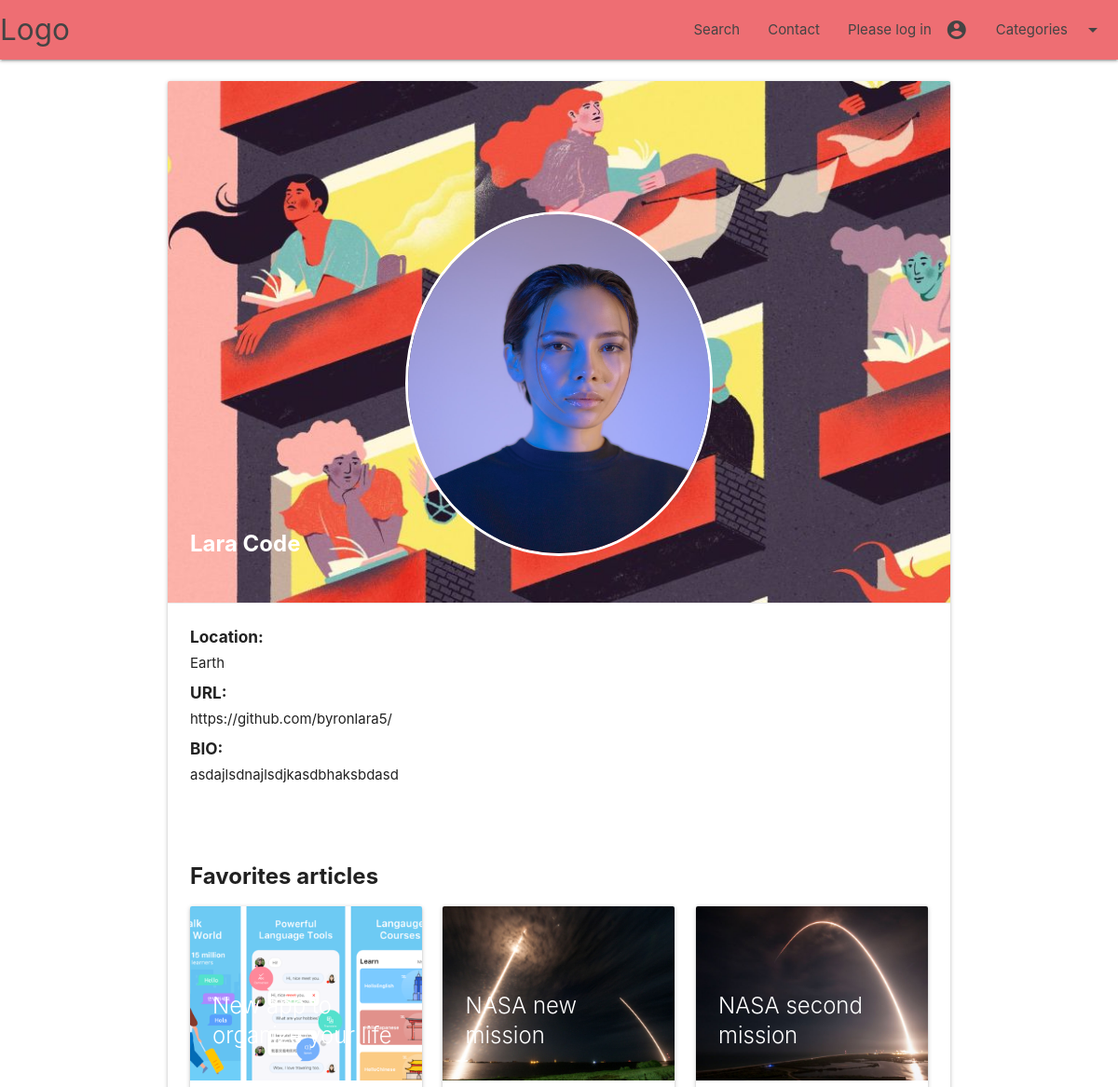
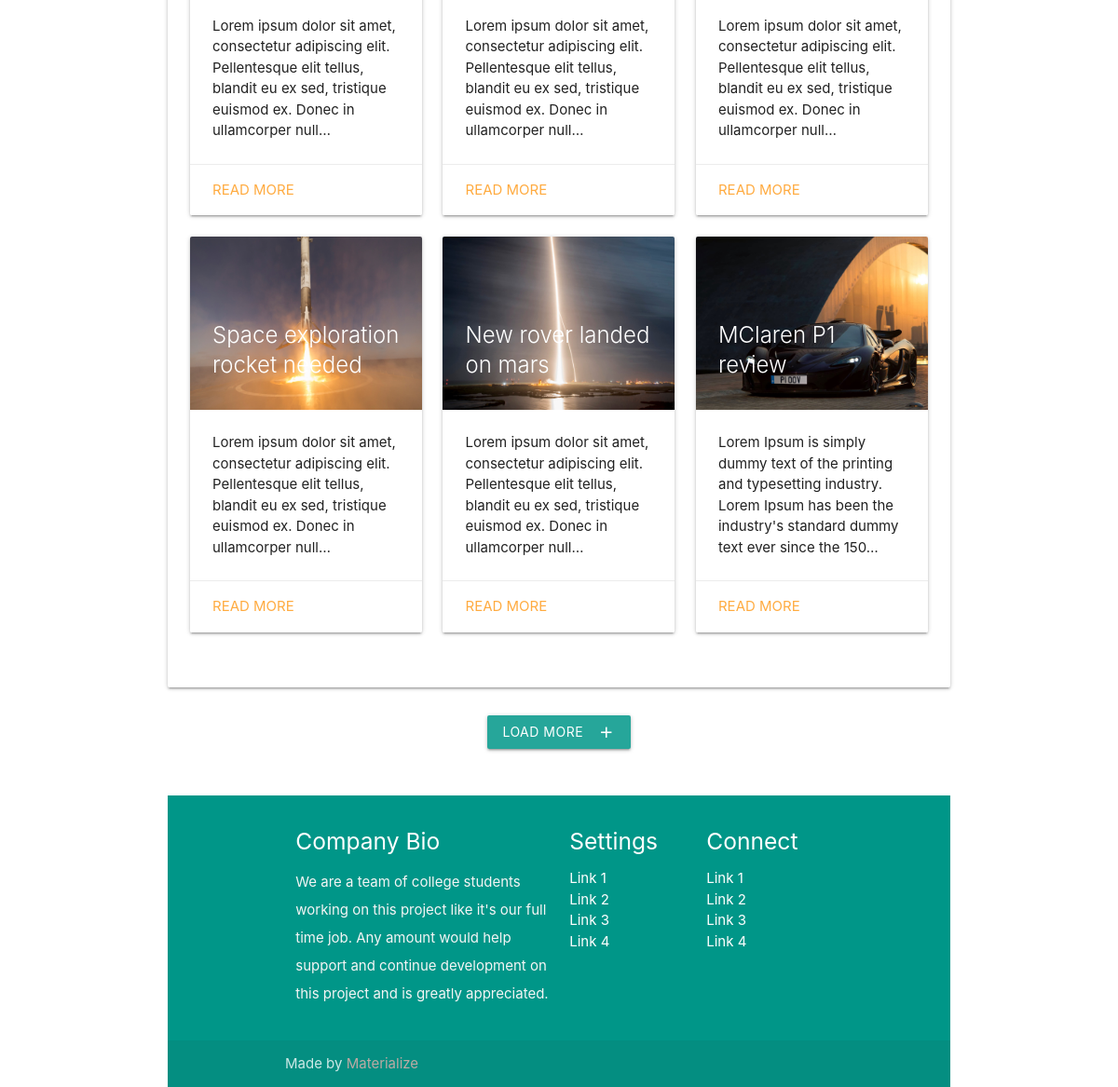
Page /profile/byronlara on the committed database (2 pictures, top to bottom).
### authy/models.py (models this page shows)
class Profile(models.Model):
	user = models.OneToOneField(User, on_delete=models.CASCADE)
	first_name = models.CharField(max_length=50, null=True, blank=True)
	last_name = models.CharField(max_length=50, null=True, blank=True)
	location = models.CharField(max_length=50, null=True, blank=True)
	url = models.CharField(max_length=80, null=True, blank=True)
	profile_info = models.TextField(max_length=150, null=True, blank=True)
	created = models.DateField(auto_now_add=True)
	favorites = models.ManyToManyField(Post)
	picture = models.ImageField(upload_to='profile_pictures', blank=True, null=True, verbose_name='Picture')

### post/models.py (models this page shows, shortened)
class Post(models.Model):
	title = models.CharField(max_length=255, verbose_name='Title')
	slug = models.SlugField(unique=True)
	status = models.CharField(choices=STATUS_CHOICES, default='draft', max_length=10, verbose_name='Status')
	publication_date = models.DateTimeField(verbose_name='Created')
	category = models.ForeignKey(Category, on_delete=models.CASCADE, verbose_name='Category')
	picture = models.ImageField(upload_to='uploads/%Y/%m/%d', blank=True, null=True, verbose_name='Picture')
	content = RichTextUploadingField(verbose_name='Content')
	author = models.CharField(max_length=30, default='Anonymous', verbose_name='Created by')
	tags = models.ManyToManyField(Tag)
	likes = models.IntegerField(default=0)
	class Meta:
		verbose_name='Post'
		verbose_name_plural = 'Posts'
	def get_absolute_url(self):
		return reverse('articledetails', args=[self.slug])

### authy/views.py (the view)
# urls.py: path('profile/<username>', UserProfile, name='profile'),
def UserProfile(request, username):
	user = get_object_or_404(User, username=username)
	profile = Profile.objects.get(user=user)
	articles = profile.favorites.all()
	paginator = Paginator(articles, 6)
	page_number = request.GET.get('page')
	articles_paginator = paginator.get_page(page_number)
	template = loader.get_template('profile.html')
	context = {
		'articles': articles_paginator,
		'profile':profile,
	}
	return HttpResponse(template.render(context, request))

### django_blog/templates/profile.html (shortened to what this page needs)
{% extends 'base.html' %}
{% load static %}
{% block content %}
<div class="col s12">
<div class="row">
    <div class="col s12 m12">
      <div class="card">
        <div class="card-image">
          {% if profile.picture %}
          <a href="{{ profile.get_absolute_url }}"><img id="img-circle-custom-profile" src="{{ profile.picture.url }}"></a>
          {% else %}
          <img id="img-circle-custom-profile" src="{% static 'img/person.jpg' %}">
          {% endif %}
          <h1 style="font-weight: bold;" class="card-title">{% if profile.first_name %}{{ profile.first_name }} {{ profile.last_name }}{% endif %}</h1>
        </div>
        <div class="card-action">
        	{% if profile.location %}
          <h6 style="font-weight: bold;">Location:</h6>
        	<span>{{ profile.location }}</span>
          {% endif %}
          {% if profile.url %}
        	<h6 style="font-weight: bold;">URL:</h6>
        	<span>{{ profile.url }}</span>
          {% endif %}
          {% if profile.profile_info %}
        	<h6 style="font-weight: bold;">BIO:</h6>
        	<span>{{ profile.profile_info }}</span>
          {% endif %}
        </div>
        <div class="card-content">
        	<h1 style="font-weight: bold;" class="card-title">Favorites articles</h1>
        	<div class="row">
				{% for article in articles %}
				   <div class="col s12 m4">
				      <div class="card">
				        <div class="card-image">
				        {% if article.picture %}
				          <a href="{{ article.get_absolute_url }}"><img src="{{ article.picture.url }}"></a>
        				{% else %}
         					<img src="{% static 'img/default-thumbnail.jpg' %}">
        				{% endif %}
        					<a href="{{ article.get_absolute_url }}"><span class="card-title">{{ article.title }}</span></a>
				        </div>
				        <div class="card-content">
				          {{ article.content|truncatechars:150 | safe }}
				        </div>
				        <div class="card-action">
          					<a href="{{ article.get_absolute_url }}">Read more</a>
        				</div>
				    </div>
				  </div>
				{% endfor %}
        </div>
      </div>
    </div>
  </div>
<div class="col s12">
{% endblock %}
{% block pagination %}
  <ul class="pagination center-align">
{% if articles.has_next %}
<a href="?page={{ articles.next_page_number }}" class="waves-effect waves-light btn"><i class="material-icons right">add</i>Load more</a>
  </ul>
{% endif %}
{% endblock %}

### django_blog/static/css/style.css (style rules this page uses)
#img-circle-custom-profile { position: absolute; z-index: 1; border-radius: 50%; border-style: solid; border-color: white; width: 330px; height: 370px; border-width: 3px; top: 25%; margin-left: auto; margin-right: auto; }

### rows in the picture
Profile: picture (picture), first_name "Lara", last_name "Code", location "Earth", url "https://github.com/byronlara5/", profile_info "asdajlsdnajlsdjkasdbhaksbdasd"
Post: picture (picture), title "New app to organize your life", content "Lorem ipsum dolor sit amet, consectetur adipiscing elit. Pellentesque elit tellus, blandit eu ex sed, tristique euismod ex. Donec in ullamcorper null…"
Post: picture (picture), title "NASA new mission", content "Lorem ipsum dolor sit amet, consectetur adipiscing elit. Pellentesque elit tellus, blandit eu ex sed, tristique euismod ex. Donec in ullamcorper null…"
Post: picture (picture), title "NASA second mission", content "Lorem ipsum dolor sit amet, consectetur adipiscing elit. Pellentesque elit tellus, blandit eu ex sed, tristique euismod ex. Donec in ullamcorper null…"
Post: picture (picture), title "Space exploration rocket needed", content "Lorem ipsum dolor sit amet, consectetur adipiscing elit. Pellentesque elit tellus, blandit eu ex sed, tristique euismod ex. Donec in ullamcorper null…"
Post: picture (picture), title "New rover landed on mars", content "Lorem ipsum dolor sit amet, consectetur adipiscing elit. Pellentesque elit tellus, blandit eu ex sed, tristique euismod ex. Donec in ullamcorper null…"
Post: picture (picture), title "MClaren P1 review", content "Lorem Ipsum is simply dummy text of the printing and typesetting industry. Lorem Ipsum has been the industry's standard dummy text ever since the 150…"
